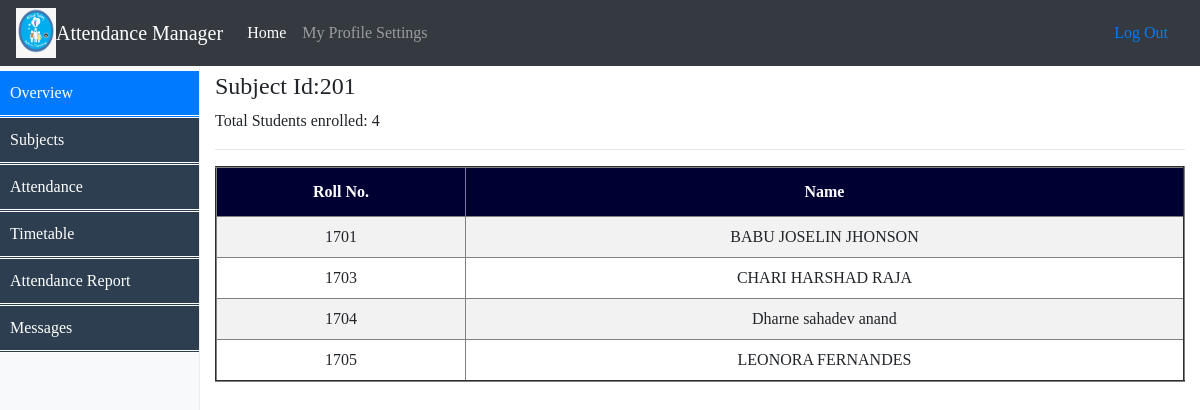
The page /Faculty/Stud_enroll.php?sub_id=201 (signed in) on the database its author committed.
### tables this page shows
CREATE TABLE `enroll` (
  `stud_id` varchar(50) NOT NULL,
  `course_id` int(11) DEFAULT NULL,
  `sub_id` int(11) NOT NULL
);

CREATE TABLE `student` (
  `stud_id` varchar(50) NOT NULL,
  `stud_name` varchar(50) NOT NULL,
  `course_id` int(11) NOT NULL,
  `sem_no` int(11) DEFAULT NULL,
  `dob` varchar(50) DEFAULT NULL,
  `address` varchar(200) DEFAULT NULL,
  `email_id` varchar(50) NOT NULL,
  `Phone_no` bigint(30) NOT NULL
);

### Faculty/session.php (called while the page is built, shortened)
<?php
$connection = mysqli_connect("localhost", "root", "");
$user_check=$_SESSION['login_user'];
$ses_sql=mysqli_query($connection,"select username from facultylogin where username='$user_check'");
$row = mysqli_fetch_assoc($ses_sql);
$login_session =$row['username'];

### Faculty/Stud_enroll.php (the view, shortened to what this page needs)
<!doctype html>
<?php
include('session.php');
?>
<html lang="en">
  <head>
	<link href="Assests/dropdown.css" rel="stylesheet">
	<link href="Assests/table.css" rel="stylesheet">
	<link href="Assests/menu.css" rel="stylesheet">
    <link href="Assests/css/bootstrap.min.css" rel="stylesheet">
    <link href="Assests/css/dashboard.css" rel="stylesheet">
  </head>
  <body style="font-family: Verdana;font-size:16px;">
    <header>
      <nav class="navbar navbar-expand-md navbar-dark fixed-top bg-dark">
	  	<img src="goa-logo.png" alt="attendance" style="width:40px;height:50px;" align="left">
	   <a class="navbar-brand" href="#">Attendance Manager</a>
        <div class="collapse navbar-collapse" id="navbarsExampleDefault">
          <ul class="navbar-nav mr-auto">
            <li class="nav-item active">
              <a class="nav-link" href="Facultyprofile.php">Home <span class="sr-only">(current)</span></a>
            </li>
            <li class="nav-item">
			  <li class="dropdown">
				<a class="nav-link" href="javascript:void(0)" class="dropbtn">My Profile Settings</a>
			  </li>
            </li>
          </ul>
          <form class="form-inline mt-2 mt-md-0">
			 <a class="nav-link" href="logout.php">Log Out</a>
          </form>
        </div>
      </nav>
    </header>
<div class="container-fluid">
      <div class="row">
		<nav class="col-sm-3 col-md-2 d-none d-sm-block bg-light sidebar">
			<ul class="mainmenu nav nav-pills flex-column">
				<li class="nav-item">
					  <a class="nav-link active" href="#">Overview <span class="sr-only">(current)</span></a>
				 </li>
				<li class="nav-item"><a class="nav-link"href="FacultyEnroll.html">Subjects</a></li>
				<li class="nav-item"><a class="nav-link"href="">Attendance</a>
				</li>
				<li><a href="ViewTimetable.html">Timetable</a></li>
				<li><a href="SemesterReport.php">Attendance Report</a></li>
				<li><a href="fact_msg.php">Messages</a></li>
			</ul>
        </nav>
        <main role="main" class="col-sm-9 ml-sm-auto col-md-10 pt-3">
<?php
	$login=$login_session;
	$fact="select * from facultylogin where username='$login'";
	$s=mysqli_query($connection,$fact);
	$row3 = mysqli_fetch_assoc($s);
	$dept_name=$row3['dept_name'];
	$sub_id=$_GET['sub_id'];
	$que2="select * from courses where dept_name='$dept_name'";
	$res2=mysqli_query($connection,$que2);
	$row_dept=mysqli_fetch_assoc($res2);
	$course_id=$row_dept['course_id'];
	$sql2="SELECT count(e.stud_id) as count,s.stud_name,e.sub_id FROM enroll e,student s where e.course_id='$course_id' and e.sub_id='$sub_id' and e.stud_id=s.stud_id";
	$records2=mysqli_query($connection,$sql2);
	$enroll_count=mysqli_fetch_assoc($records2);
		$sql="SELECT e.stud_id,s.stud_name,e.sub_id FROM enroll e,student s where e.course_id='$course_id' and e.sub_id='$sub_id' and e.stud_id=s.stud_id";
		$records=mysqli_query($connection,$sql);
			echo "<h5><font size='5'>Subject Id:$sub_id</font></h5>";
			echo "Total Students enrolled: $enroll_count[count]";
			echo "<hr>";
			echo "<table border='2' style='text-align:center;'>";
			echo "<th>Roll No.</th>";
			echo "<th>Name</th>";
			while ($enroll=mysqli_fetch_assoc($records)){
				echo "<tr>";
				echo "<td>".$enroll['stud_id']."</td>";
				echo "<td>".$enroll['stud_name']."</td>";
				echo "</tr>";
			}
?>

### Faculty/Assests/table.css (style rules this page uses)
table { border-collapse: collapse; width: 100%; }
th, td { text-align: left; padding: 8px; }
tr:nth-child(even) { background-color: #f2f2f2 }
th { background-color: #008CBA; color: white; }

### Faculty/Assests/menu.css (style rules this page uses)
.mainmenu, .submenu { list-style-type: circle; padding: 0; margin: 0; }
.mainmenu a { display: block; background-color: #2c3e50; text-decoration: none; padding: 10px; color: white; border-bottom: double; }

### Faculty/Assests/css/dashboard.css (style rules this page uses)
body { padding-top: 3.5rem; }
.sidebar { position: fixed; top: 51px; bottom: 0; left: 0; z-index: 1000; padding: 20px 0; overflow-x: hidden; overflow-y: auto; border-right: 1px solid #eee; }
.sidebar .nav { margin-bottom: 20px; }
.sidebar .nav-item { width: 100%; }
.sidebar .nav-item + .nav-item { margin-left: 0; }
.sidebar .nav-link { border-radius: 0; }

### Faculty/Stud_enroll.php (style rules this page uses)
.mainmenu, .submenu { list-style-type: circle; padding: 0; margin: 0; }
.mainmenu a { display: block; background-color: #2c3e50; text-decoration: none; padding: 10px; color: white; border-bottom: double; }
th { background-color: #000033; color: white; padding: 5px 7px; height:50px; }
td { text-align:center; }

### rows shown on the page
enroll: stud "1701", student.stud_name "BABU JOSELIN JHONSON"
enroll: stud "1703", student.stud_name "CHARI HARSHAD RAJA"
enroll: stud "1704", student.stud_name "Dharne sahadev anand"
enroll: stud "1705", student.stud_name "LEONORA FERNANDES"

### other values the page prints
$sub_id "201"
$enroll_count[count] "4"
